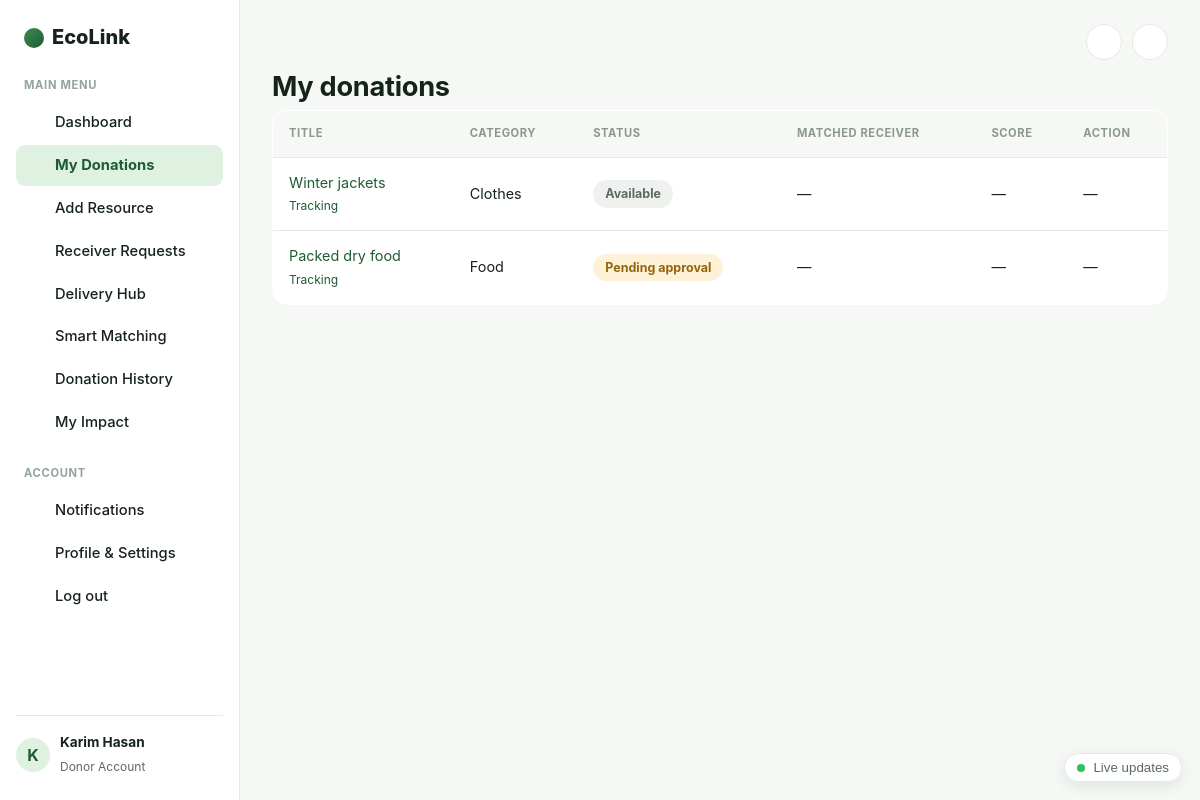
/donor/my_donations.php (signed in), run on the app's committed database.
### tables this page shows
CREATE TABLE IF NOT EXISTS donations (
    donation_id         INT AUTO_INCREMENT PRIMARY KEY,
    donor_id            INT NOT NULL,
    category_id         INT NOT NULL,
    title               VARCHAR(200) NOT NULL,
    description         TEXT NULL,
    quantity            INT NOT NULL DEFAULT 1,
    unit                VARCHAR(30) NOT NULL DEFAULT 'pcs',
    condition_grade     ENUM('new','like_new','good','fair') NOT NULL DEFAULT 'good',
    pickup_address      VARCHAR(255) NOT NULL,
    latitude            DOUBLE NULL,
    longitude           DOUBLE NULL,
    expiry_datetime     DATETIME NULL,
    image_path          VARCHAR(255) NULL,
    status              ENUM('pending_approval','available','matched','accepted','pickup','delivered','completed','cancelled','rejected')
                        NOT NULL DEFAULT 'pending_approval',
    matched_receiver_id INT NULL,
    matched_score       DECIMAL(6,2) NULL,
    approved_by         INT NULL,
    approved_at         DATETIME NULL,
    rejection_reason    VARCHAR(255) NULL,
    created_at          TIMESTAMP NOT NULL DEFAULT CURRENT_TIMESTAMP,
    updated_at          TIMESTAMP NOT NULL DEFAULT CURRENT_TIMESTAMP ON UPDATE CURRENT_TIMESTAMP,
    INDEX idx_don_status (status),
    INDEX idx_don_donor (donor_id),
    INDEX idx_don_receiver (matched_receiver_id),
    INDEX idx_don_cat (category_id),
    CONSTRAINT fk_don_donor FOREIGN KEY (donor_id) REFERENCES users(user_id) ON DELETE CASCADE,
    CONSTRAINT fk_don_cat   FOREIGN KEY (category_id) REFERENCES resource_categories(category_id)
);

CREATE TABLE IF NOT EXISTS resource_categories (
    category_id     INT AUTO_INCREMENT PRIMARY KEY,
    name            VARCHAR(60) NOT NULL,
    weight_urgency  DECIMAL(4,2) NOT NULL DEFAULT 0.25,
    weight_distance DECIMAL(4,2) NOT NULL DEFAULT 0.25,
    weight_demand   DECIMAL(4,2) NOT NULL DEFAULT 0.30,
    weight_capacity DECIMAL(4,2) NOT NULL DEFAULT 0.20,
    UNIQUE KEY uq_cat_name (name)
);

### includes/media.php (called while the page is built, shortened)
<?php
function donationUrl(int $donationId): string
{
    return BASE_URL . '/donation_view.php?id=' . $donationId;
}

### config/app.php (called while the page is built, shortened)
<?php
function e(string $str): string {
    return htmlspecialchars($str, ENT_QUOTES, 'UTF-8');
}

### donor/my_donations.php (the view, shortened to what this page needs)
<?php
require_once __DIR__ . '/../config/app.php';
require_once __DIR__ . '/../includes/media.php';
$db = getDB();
$uid = currentUserId();
$donations = $db->prepare(
    "SELECT d.*, c.name AS category_name, u.full_name AS receiver_name
     FROM donations d
     JOIN resource_categories c ON c.category_id = d.category_id
     LEFT JOIN users u ON u.user_id = d.matched_receiver_id
     WHERE d.donor_id = ? ORDER BY d.created_at DESC"
);
$donations->execute([$uid]);
$rows = $donations->fetchAll();
$hubByDonation = [];
require_once __DIR__ . '/../includes/header.php';
?>
<h1>My donations</h1>
<table class="data-table">
    <thead><tr><th>Title</th><th>Category</th><th>Status</th><th>Matched Receiver</th><th>Score</th><th>Action</th></tr></thead>
    <tbody>
    <?php foreach ($rows as $r): ?>
        <tr>
            <td><a href="<?= donationUrl((int)$r['donation_id']) ?>"><?= e($r['title']) ?></a><br><small><a href="<?= donationUrl((int)$r['donation_id']) ?>#tracking">Tracking</a></small></td>
            <td><?= e($r['category_name']) ?></td>
            <td><span class="badge badge-<?= e($r['status']) ?>"><?= e(ucfirst(str_replace('_',' ',$r['status']))) ?></span></td>
            <td><?= $r['receiver_name'] ? e($r['receiver_name']) : '—' ?></td>
            <td><?= $r['matched_score'] !== null ? e($r['matched_score']) . '/100' : '—' ?></td>
            <td>
                <?php $hi = $hubByDonation[(int)$r['donation_id']] ?? null; if ($hi && in_array($r['status'], ['accepted','pickup'], true)): ?>
                    <small>📍 <?= e($hi['hub_name']) ?><br><?= e(hubStatusLabel($hi['status'])) ?></small>
                <?php elseif ($r['status'] === 'completed'): ?>
                    <a class="btn-small btn-accent" href="<?= donationUrl((int)$r['donation_id']) ?>#survey">Survey</a>
                <?php else: ?>
                    —
                <?php endif; ?>
            </td>
        </tr>
    <?php endforeach; ?>
    </tbody>
</table>
<?php require_once __DIR__ . '/../includes/footer.php'; ?>

### assets/css/style.css (style rules this page uses)
:root { --ink: #16221c; --ink-soft: #5b6b60; --line: #e4e9e2; --bg: #f6f8f5; --card: #ffffff; --mint: #e6f3e8; --mint-line: #cfe8d2; --forest: #14361f; --forest-2: #1f5c33; --green: #2f7a45; --green-light: #dff2e2; --amber-bg: #fdf1d8; --amber-text: #92650b; --blue-bg: #e2edfb; --blue-text: #1f5aa8; --purple-bg: #f0e6fb; --purple-text: #6b3fa0; --teal-bg: #dcf3ee; --teal-text: #147865; --gray-bg: #eef1ee; --gray-text: #5b6b60; --red-bg: #fbe3e1; --red-text: #a13327; --radius: 14px; --radius-sm: 10px; --shadow: 0 1px 2px rgba(20,30,20,0.04), 0 6px 20px rgba(20,30,20,0.05); }
* { box-sizing: border-box; }
body { margin: 0; font-family: -apple-system, BlinkMacSystemFont, 'Segoe UI', Inter, Roboto, Arial, sans-serif; color: var(--ink); background: var(--bg); line-height: 1.55; -webkit-font-smoothing: antialiased; }
a { color: var(--forest-2); text-decoration: none; }
h1, h2, h3 { color: var(--ink); letter-spacing: -0.01em; }
main.app-main > h1:first-of-type, .app-main h1 { font-size: 1.7rem; margin: 4px 0 2px; }
.data-table { width: 100%; border-collapse: collapse; background: var(--card); border: 1px solid var(--line); border-radius: var(--radius); overflow: hidden; box-shadow: var(--shadow); margin-bottom: 30px; }
.data-table th, .data-table td { padding: 14px 16px; text-align: left; border-bottom: 1px solid var(--line); font-size: 0.9rem; }
.data-table th { background: var(--bg); color: #8a988f; text-transform: uppercase; font-size: 0.7rem; letter-spacing: 0.05em; font-weight: 700; }
.data-table tr:last-child td { border-bottom: none; }
.badge { padding: 4px 12px; border-radius: 999px; font-size: 0.78rem; font-weight: 700; display: inline-block; }
.badge-pending_approval { background: var(--amber-bg); color: var(--amber-text); }
.badge-available { background: var(--gray-bg); color: var(--gray-text); }
.app-main h1, .app-main h2, .app-main h3 { overflow-wrap: anywhere; }
.table-scroll > .data-table { margin-bottom: 0; min-width: 640px; }

### data on the page
donations: title "Winter jackets", category.name "Clothes", status "Available"
donations: title "Packed dry food", category.name "Food", status "Pending approval"

### other printed values
$menu['label'] "MAIN MENU"
$item['label'] "Dashboard"
$item['label'] "My Donations"
$item['label'] "Add Resource"
$item['label'] "Receiver Requests"
$item['label'] "Delivery Hub"
$item['label'] "Smart Matching"
$item['label'] "Donation History"
$item['label'] "My Impact"
substr($_SESSION['full_name'] ?? 'U', 0, 1) "K"
$_SESSION['full_name'] "Karim Hasan"
currentUserRole() "Donor"
